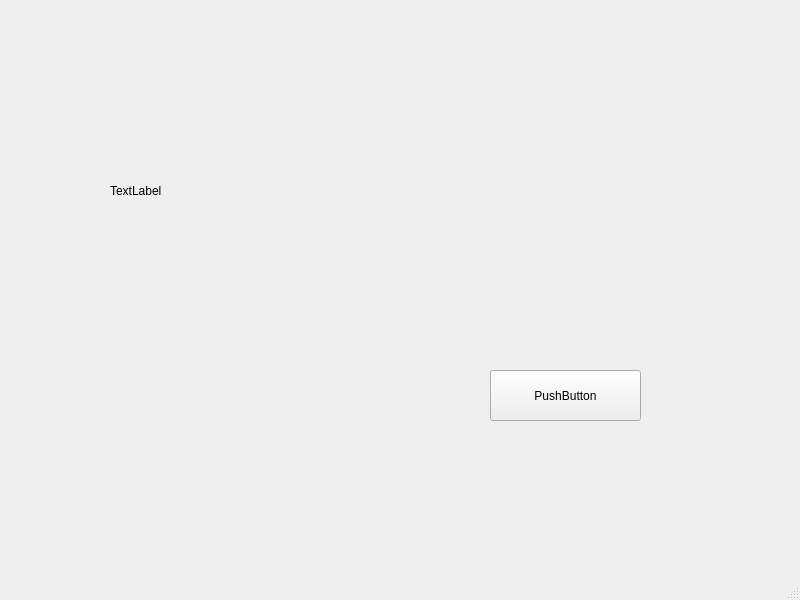
<?xml version="1.0" encoding="UTF-8"?>
<ui version="4.0">
 <class>MainWindow</class>
 <widget class="QMainWindow" name="MainWindow">
  <property name="geometry">
   <rect>
    <x>0</x>
    <y>0</y>
    <width>800</width>
    <height>600</height>
   </rect>
  </property>
  <property name="windowTitle">
   <string>MainWindow</string>
  </property>
  <widget class="QWidget" name="centralwidget">
   <widget class="QLabel" name="label">
    <property name="geometry">
     <rect>
      <x>110</x>
      <y>60</y>
      <width>271</width>
      <height>261</height>
     </rect>
    </property>
    <property name="text">
     <string>TextLabel</string>
    </property>
   </widget>
   <widget class="QPushButton" name="pushButton">
    <property name="geometry">
     <rect>
      <x>490</x>
      <y>370</y>
      <width>151</width>
      <height>51</height>
     </rect>
    </property>
    <property name="text">
     <string>PushButton</string>
    </property>
   </widget>
  </widget>
  <widget class="QMenuBar" name="menubar">
   <property name="geometry">
    <rect>
     <x>0</x>
     <y>0</y>
     <width>800</width>
     <height>23</height>
    </rect>
   </property>
  </widget>
  <widget class="QStatusBar" name="statusbar"/>
 </widget>
 <resources/>
 <connections>
  <connection>
   <sender>pushButton</sender>
   <signal>clicked()</signal>
   <receiver>MainWindow</receiver>
   <slot>close()</slot>
   <hints>
    <hint type="sourcelabel">
     <x>575</x>
     <y>414</y>
    </hint>
    <hint type="destinationlabel">
     <x>590</x>
     <y>531</y>
    </hint>
   </hints>
  </connection>
 </connections>
</ui>
